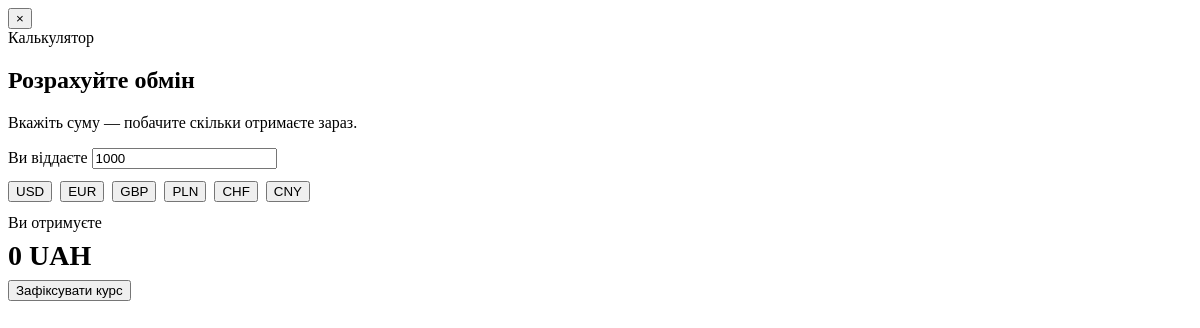
Before: /htmx/calc/ with the older database file.
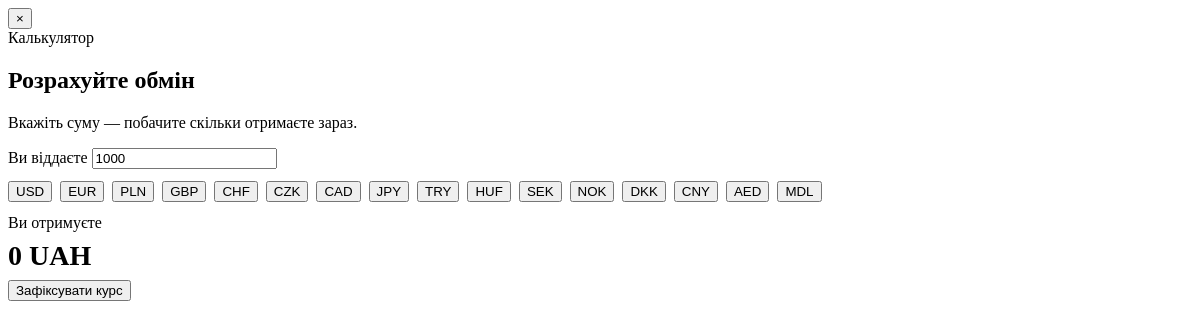
After: the same page with the newer database file.
### src/rates/models.py (models this page shows, shortened)
class CurrencyPair(models.Model):
    code = models.CharField('Код', max_length=16)
    name = models.CharField('Назва', max_length=80)
    slug = models.SlugField('Slug', unique=True, max_length=40)
    base_code = models.CharField('Базова валюта', max_length=8, default='UAH')
    is_active = models.BooleanField('Активна', default=True)
    sort_order = models.PositiveIntegerField('Порядок', default=0)
    intro = models.TextField('Опис для сторінки пари', blank=True)
    seo_title = models.CharField('SEO Title', max_length=160, blank=True)
    seo_description = models.CharField('SEO Description', max_length=320, blank=True)
    class Meta:
        ordering = ['sort_order', 'code']
        verbose_name = 'Валютна пара'
        verbose_name_plural = 'Валютні пари'
    FLAG_MARKS = {
        'BTC': '₿',
        'ETH': 'Ξ',
        'USDT': '₮',
        'USDC': '$',
        'BNB': 'B',
        'SOL': 'S',
        'TRX': 'T',
        'TON': 'T',
    }

### src/leads/views.py (the view)
# urls.py: path('htmx/calc/', views.calc_modal, name='calc_modal'),
@require_http_methods(['GET'])
def calc_modal(request):
    city = request.city
    rows = []
    for pair in get_active_pairs():
        quote = get_quote(pair, city, RateBoard.RETAIL)
        if quote:
            rows.append({'pair': pair, 'quote': quote})
    return render(request, 'partials/modal_calc.html', {
        'calc_rows': rows,
    })

### src/core/breadcrumbs.py (called while the page is built)
def breadcrumbs_for_request(request):
    match = getattr(request, 'resolver_match', None)
    if not match:
        return None
    key = f'{match.namespace}:{match.url_name}'
    if key == 'core:home':
        return None
    builder = STATIC_TRAILS.get(key)
    if builder:
        return builder()
    return []

### src/core/context_processors.py (called while the page is built)
def site_chrome(request):
    settings = SiteSettings.load()
    city = getattr(request, 'city', None)
    phone = ''
    if city and city.phone:
        phone = city.phone
    elif settings.default_phone:
        phone = settings.default_phone
    return {
        'site_settings': settings,
        'active_city': city,
        'active_phone': phone,
        'cities': getattr(request, 'cities', []),
        'city_branches': getattr(request, 'city_branches', []),
        'breadcrumb_items': breadcrumbs_for_request(request),
        'footer_services': Service.objects.filter(is_active=True)[:6],
        'theme_version': theme_version(),
    }

def page_theme(request):
    match = getattr(request, 'resolver_match', None)
    url_name = ''
    if match and match.namespace and match.url_name:
        url_name = f'{match.namespace}:{match.url_name}'
    elif match and match.url_name:
        url_name = match.url_name
    return {
        'page_theme': URL_THEME_MAP.get(url_name, 'home'),
    }

### src/core/models.py (called while the page is built)
    @classmethod
    def load(cls):
        cached = cache.get('site_settings')
        if cached is not None:
            return cached
        obj, _ = cls.objects.get_or_create(pk=1)
        cache.set('site_settings', obj, 300)
        return obj

### src/core/templatetags/content_format.py (called while the page is built)
@register.filter(name='format_rate')
def format_rate(value, style='fixed4'):
    if value is None or value == '':
        return ''
    try:
        amount = Decimal(str(value).replace(',', '.').replace(' ', ''))
    except (InvalidOperation, ValueError, TypeError):
        return str(value)
    mode = (style or 'fixed4').strip().lower()
    if mode == 'auto':
        mode = 'compact' if abs(amount) >= Decimal('1000') else 'fixed4'
    if mode == 'compact':
        if amount == amount.to_integral_value():
            return _ua_grouped(int(amount))
        quantized = amount.quantize(Decimal('0.01'))
        whole, frac = format(quantized, 'f').split('.')
        return f'{_ua_grouped(int(whole))},{frac}'
    quantized = amount.quantize(Decimal('0.0001'))
    return format(quantized, 'f')

### src/core/theme.py (called while the page is built)
def theme_version() -> int:
    return int(cache.get(THEME_VERSION_KEY) or 0)

### templates/partials/modal_calc.html (shortened to what this page needs)
<div class="modal-backdrop">
  <div class="modal modal--sm" role="dialog" aria-modal="true" aria-labelledby="calc-title" data-qa="modal-calc">
{% load content_format %}
    <button type="button" class="modal__close" data-close-modal aria-label="Закрити">×</button>
    <div class="modal__step">Калькулятор</div>
    <h2 class="modal__title" id="calc-title">Розрахуйте <span class="accent">обмін</span></h2>
    <p class="modal__lead">Вкажіть суму — побачите скільки отримаєте зараз.</p>
    <div class="modal__body" data-calc data-qa="calc">
      <label class="form__label">Ви віддаєте
        <input type="text" inputmode="decimal" data-calc-amount value="1000" autocomplete="off">
      </label>
      <div class="calc-codes" data-calc-codes style="display:flex;flex-wrap:wrap;gap:8px;margin:12px 0">
        {% for row in calc_rows %}
        <button type="button"
                class="btn btn--ghost btn--sm calc-codes__btn{% if forloop.first %} is-active{% endif %}"
                data-calc-code="{{ row.pair.code }}"
                data-buy="{{ row.quote.buy|format_rate:"auto" }}"
                data-sell="{{ row.quote.sell|format_rate:"auto" }}"
                data-pair-id="{{ row.pair.pk }}">{{ row.pair.code }}</button>
        {% endfor %}
      </div>
      <div class="form__label">Ви отримуєте</div>
      <div style="font-size:28px;font-weight:700;margin:8px 0"><span data-calc-result>0</span> UAH</div>
      <div class="modal__actions">
        <button type="button" class="btn btn--accent btn--block" data-calc-continue data-qa="calc-continue">Зафіксувати курс</button>
      </div>
    </div>
  </div>
</div>

Changed rows visible on the page:
changed CurrencyPair "PLN": moves up the list
added CurrencyPair: pair.code "CZK"
added CurrencyPair: pair.code "CAD"
added CurrencyPair: pair.code "JPY"
added CurrencyPair: pair.code "TRY"
added CurrencyPair: pair.code "HUF"
added CurrencyPair: pair.code "SEK"
added CurrencyPair: pair.code "NOK"
added CurrencyPair: pair.code "DKK"
added CurrencyPair: pair.code "AED"
added CurrencyPair: pair.code "MDL"
